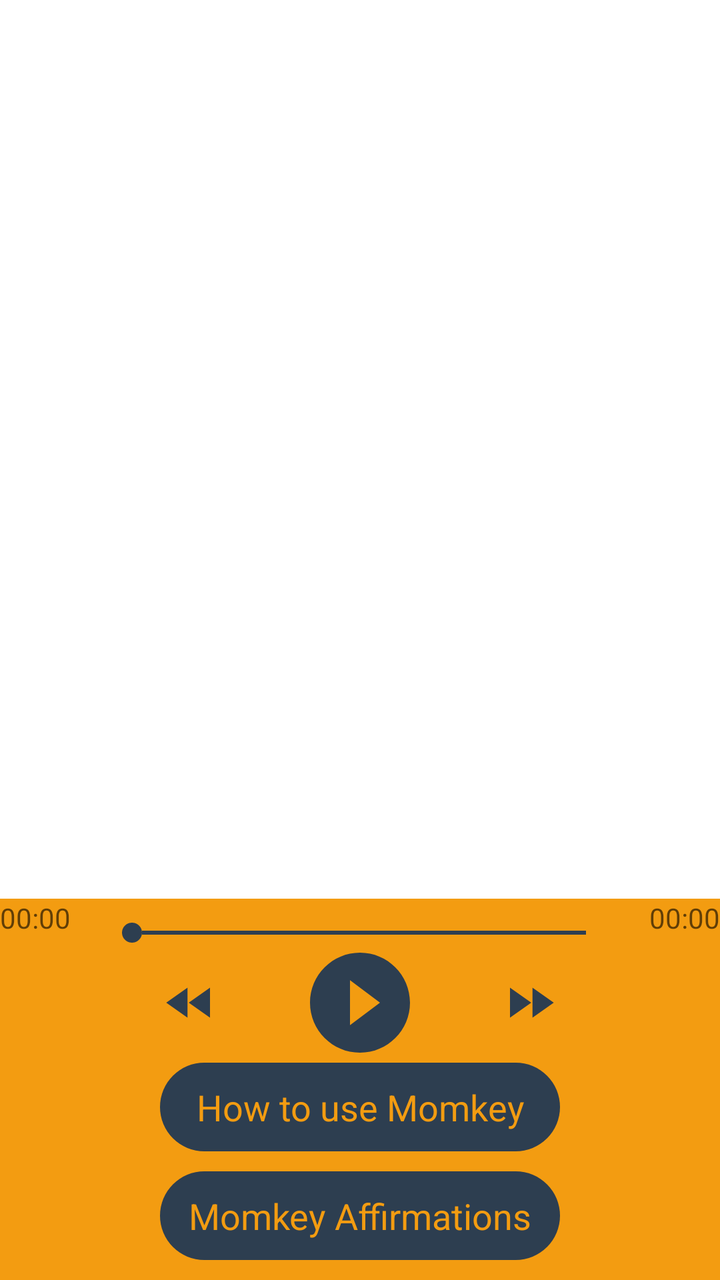
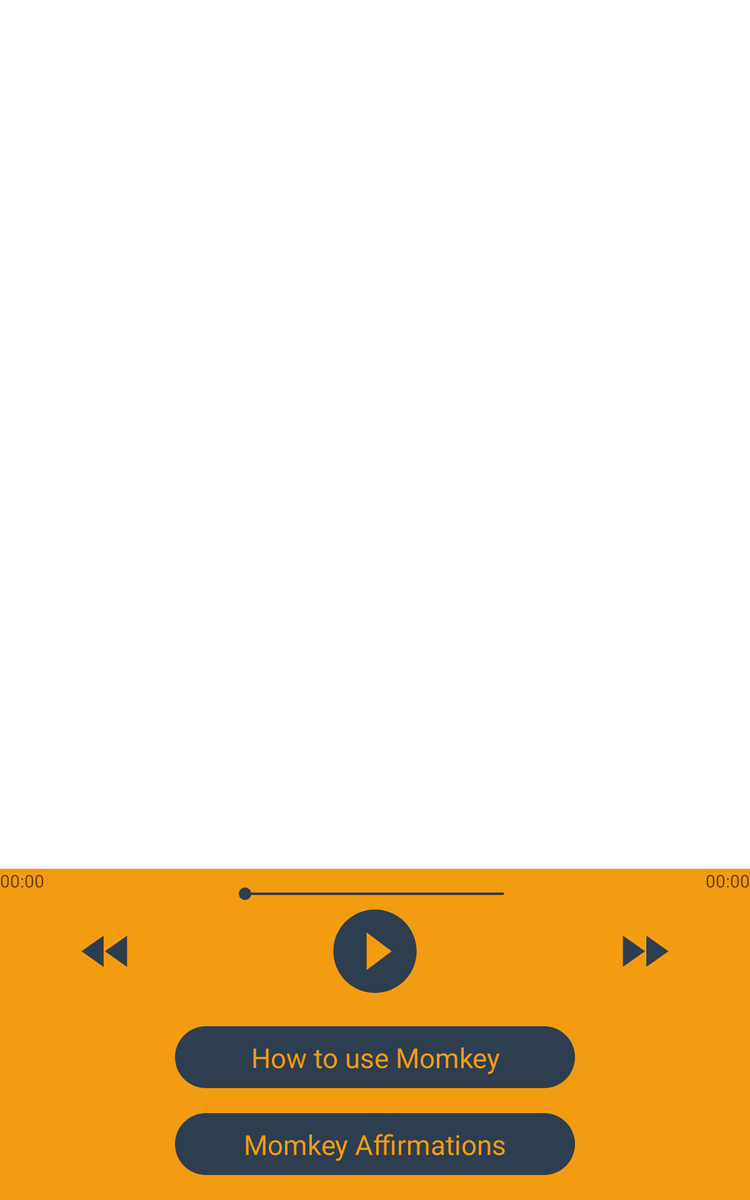

First picture: res/layout/ on a phone held upright. Second picture: the repository's own variant of that layout, on a device whose configuration matches the variant's folder. Source for both follows.
<!-- AndroidManifest.xml: application theme AppTheme -->
<!-- res/layout/listen_fragment.xml -->
<?xml version="1.0" encoding="utf-8"?>
<RelativeLayout xmlns:android="http://schemas.android.com/apk/res/android"
    android:orientation="vertical" android:layout_width="match_parent"
    android:background="#fff"
    android:layout_height="match_parent">

    <RelativeLayout
        android:id="@+id/control"
        android:layout_width="match_parent"
        android:layout_height="wrap_content"
        android:background="@color/main_color"

        android:layout_alignParentBottom="true"
      >

<SeekBar
    android:id="@+id/seekBarDuration"
    android:layout_width="@dimen/seekbar_width"
    android:layout_height="wrap_content"
    android:progressDrawable="@drawable/progress_drawable"
    android:thumb="@drawable/thumb_drawable"
    android:layout_marginTop="@dimen/seekbar_marginTop"
    android:layout_alignParentTop="true"
    android:layout_centerHorizontal="true" />

        <RelativeLayout
            android:layout_width="match_parent"
            android:layout_height="wrap_content"
            android:layout_below="@+id/seekBarDuration"
            android:id="@+id/relativeLayout">
            <Button
                android:id="@+id/buttonPlay"
                android:layout_width="@dimen/floating_button"
                android:layout_height="@dimen/floating_button"
                android:layout_centerHorizontal="true"
                android:background="@drawable/play"
                android:layout_centerVertical="true"
                />
            <Button
                android:id="@+id/buttonBack"
                android:layout_width="@dimen/button_music"
                android:layout_height="@dimen/button_music"
                android:background="@drawable/back"
                android:layout_marginStart="@dimen/control_music_margin"
                android:layout_alignTop="@+id/buttonPlay"
                android:layout_alignParentStart="true"
                android:layout_centerVertical="true"
                />

            <Button
                android:id="@+id/buttonNext"
                android:layout_width="@dimen/button_music"
                android:layout_height="@dimen/button_music"
                android:background="@drawable/next"
                android:layout_alignTop="@+id/buttonPlay"
                android:layout_alignParentEnd="true"
                android:layout_marginEnd="@dimen/control_music_margin"
                android:layout_centerVertical="true"
                />


        </RelativeLayout>



        <TextView
            android:layout_width="@dimen/button_width"
            android:layout_height="wrap_content"
            android:text="How to use Momkey"
            android:textSize="@dimen/sound_name"
            android:id="@+id/buttonHowYoUse"
            android:textColor="@color/main_color"
            android:background="@drawable/textviewshape"
            android:padding="@dimen/vutton_pading"
            android:textAlignment="center"
            android:layout_below="@+id/relativeLayout"
            android:layout_centerHorizontal="true"

            />

        <TextView
            android:layout_width="@dimen/button_width"
            android:layout_height="wrap_content"
            android:text="Momkey Affirmations"
            android:id="@+id/textViewAff"
            android:textSize="@dimen/sound_name"
            android:textColor="@color/main_color"
            android:background="@drawable/textviewshape"
            android:padding="@dimen/vutton_pading"
            android:textAlignment="center"
            android:layout_below="@+id/buttonHowYoUse"
            android:layout_alignLeft="@+id/buttonHowYoUse"
            android:layout_alignStart="@+id/buttonHowYoUse"
            android:layout_marginTop="@dimen/vutton_margin"
            android:layout_marginBottom="@dimen/vutton_margin"
            />

        <TextView
            android:layout_width="wrap_content"
            android:layout_height="wrap_content"
            android:hint="00:00"
            android:id="@+id/textViewStart"
            android:layout_alignParentTop="true"
            android:layout_alignParentStart="true" />


        <TextView
            android:layout_width="wrap_content"
            android:layout_height="wrap_content"
            android:hint="00:00"
            android:id="@+id/textViewTimeEnd"
            android:layout_alignParentTop="true"
            android:layout_alignParentEnd="true" />

    </RelativeLayout>

    <ListView
        android:id="@+id/listView"
        android:layout_width="match_parent"
        android:layout_height="match_parent"
        android:background="#fff"
        android:layout_marginLeft="@dimen/matgin_recording_bottom"
        android:layout_marginTop="@dimen/matgin_recording_bottom"
        android:layout_above="@+id/control" />

</RelativeLayout>
<!-- resources referenced by this layout -->
<resources>
  <color name="main_color">#f39c11 </color>
  <dimen name="button_music">30dp</dimen>
  <dimen name="button_width">200dp</dimen>
  <dimen name="control_music_margin">80dp</dimen>
  <dimen name="floating_button">60dp</dimen>
  <dimen name="matgin_recording_bottom">7dp</dimen>
  <dimen name="seekbar_marginTop">12dp</dimen>
  <dimen name="seekbar_width">260dp</dimen>
  <dimen name="sound_name">18dp</dimen>
  <dimen name="vutton_margin">10dp</dimen>
  <dimen name="vutton_pading">10dp</dimen>
  <!-- drawable back (drawable) -->
  <vector xmlns:android="http://schemas.android.com/apk/res/android"
          android:width="24dp"
          android:height="24dp"
          android:viewportWidth="24.0"
          android:viewportHeight="24.0">
      <path
          android:fillColor="@color/button_music"
          android:pathData="M11,18L11,6l-8.5,6 8.5,6zM11.5,12l8.5,6L20,6l-8.5,6z"/>
  </vector>
  <!-- drawable next (drawable) -->
  <vector xmlns:android="http://schemas.android.com/apk/res/android"
          android:width="24dp"
          android:height="24dp"
          android:viewportWidth="24.0"
          android:viewportHeight="24.0">
      <path
          android:fillColor="@color/button_music"
          android:pathData="M4,18l8.5,-6L4,6v12zM13,6v12l8.5,-6L13,6z"/>
  </vector>
  <!-- drawable play (drawable) -->
  <vector xmlns:android="http://schemas.android.com/apk/res/android"
          android:width="24dp"
          android:height="24dp"
          android:viewportWidth="24.0"
          android:viewportHeight="24.0">
      <path
          android:fillColor="@color/button_music"
          android:pathData="M12,2C6.48,2 2,6.48 2,12s4.48,10 10,10 10,-4.48 10,-10S17.52,2 12,2zM10,16.5v-9l6,4.5 -6,4.5z"/>
  </vector>
  <!-- drawable progress_drawable (drawable) -->
  <?xml version="1.0" encoding="UTF-8"?>
      <shape android:shape="line" xmlns:android="http://schemas.android.com/apk/res/android">
  
      <size android:height="1dp"/>
  
      <gradient android:startColor="@color/button_music" android:endColor="@color/button_music" android:centerColor="@color/button_music" android:angle="0"/>
  
      <corners android:radius="0dp"/>
  
      <stroke android:color="@color/button_music" android:width="2dp"/>
  
      <stroke android:color="@color/button_music" android:width="2dp"/>
  
  </shape>
  <!-- drawable textviewshape (drawable) -->
  <?xml version="1.0" encoding="utf-8"?>
  <layer-list xmlns:android="http://schemas.android.com/apk/res/android">
  
      <item android:id="@android:id/background">
          <shape>
              <corners android:radius="50dp" />
              <solid android:color="@color/button_music"/>
  
          </shape>
      </item>
  </layer-list>
  <!-- drawable thumb_drawable (drawable) -->
  <?xml version="1.0" encoding="UTF-8"?>
      <shape android:shape="oval" xmlns:android="http://schemas.android.com/apk/res/android">
  
      <gradient android:startColor="@color/button_music" android:endColor="@color/button_music" android:angle="270"/>
  
      <size android:width="10dp" android:height="10dp"/>
  
  </shape>
  <style name="AppTheme" parent="Theme.AppCompat.Light.NoActionBar">
          
          <item name="colorPrimary">@color/colorPrimary</item>
          <item name="colorPrimaryDark">@color/colorPrimaryDark</item>
          <item name="colorAccent">@color/colorAccent</item>
      </style>
  <color name="button_music">#2d3e50 </color>
  <color name="colorPrimary">#3F51B5</color>
  <color name="colorPrimaryDark">#303F9F</color>
  <color name="colorAccent">#FF4081</color>
</resources>
<!-- res/layout-sw600dp/listen_fragment.xml (the repository's variant of the layout above) -->
<!-- drawn on a 7-inch tablet held upright -->
<?xml version="1.0" encoding="utf-8"?>
<RelativeLayout xmlns:android="http://schemas.android.com/apk/res/android"
    android:orientation="vertical" android:layout_width="match_parent"
    android:background="#fff"
    android:layout_height="match_parent">
    <ListView
        android:id="@+id/listView"
        android:layout_width="match_parent"
        android:layout_height="match_parent"
        android:background="#fff"
        android:layout_marginLeft="@dimen/matgin_recording_bottom"
        android:layout_marginTop="@dimen/matgin_recording_bottom"
        android:layout_above="@+id/relativeLayout5"
        android:layout_alignParentTop="true"
        android:layout_alignParentRight="true"
        android:layout_alignParentEnd="true" />
    <RelativeLayout
        android:layout_width="match_parent"
        android:layout_height="wrap_content"
        android:background="@color/main_color"

        android:layout_alignParentBottom="true"
        android:layout_alignEnd="@+id/listView"
        android:id="@+id/relativeLayout5">

<SeekBar
    android:id="@+id/seekBarDuration"
    android:layout_width="@dimen/seekbar_width"
    android:layout_height="wrap_content"
    android:progressDrawable="@drawable/progress_drawable"
    android:thumb="@drawable/thumb_drawable"
    android:layout_marginTop="@dimen/seekbar_marginTop"
    android:layout_alignParentTop="true"
    android:layout_centerHorizontal="true" />

        <RelativeLayout
            android:layout_width="match_parent"
            android:layout_height="wrap_content"
            android:layout_below="@+id/seekBarDuration"
            android:layout_alignParentStart="true"
            android:id="@+id/relativeLayout">
            <Button
                android:id="@+id/buttonPlay"
                android:layout_width="@dimen/floating_button"
                android:layout_height="@dimen/floating_button"
                android:layout_centerHorizontal="true"
                android:background="@drawable/play"
                android:layout_centerVertical="true"
                />
            <Button
                android:id="@+id/buttonBack"
                android:layout_width="@dimen/button_music"
                android:layout_height="@dimen/button_music"
                android:background="@drawable/back"
                android:layout_marginStart="@dimen/control_music_margin"
                android:layout_alignTop="@+id/buttonPlay"
                android:layout_alignParentStart="true"
                android:layout_centerVertical="true"

                />

            <Button
                android:id="@+id/buttonNext"
                android:layout_width="@dimen/button_music"
                android:layout_height="@dimen/button_music"
                android:background="@drawable/next"
                android:layout_alignTop="@+id/buttonPlay"
                android:layout_alignParentEnd="true"
                android:layout_marginEnd="@dimen/control_music_margin"
                android:layout_centerVertical="true"

                />


        </RelativeLayout>



        <TextView
            android:layout_width="@dimen/button_width"
            android:layout_height="wrap_content"
            android:text="How to use Momkey"
            android:textSize="@dimen/sound_name"
            android:id="@+id/buttonHowYoUse"
            android:textColor="@color/main_color"
            android:background="@drawable/textviewshape"
            android:padding="@dimen/vutton_pading"
            android:textAlignment="center"
            android:layout_centerVertical="true"
            android:layout_centerHorizontal="true"
            android:layout_below="@id/relativeLayout"
            android:layout_marginTop="@dimen/vutton_margin"
            />

        <TextView
            android:layout_width="@dimen/button_width"
            android:layout_height="wrap_content"
            android:text="Momkey Affirmations"
            android:id="@+id/textViewAff"
            android:textSize="@dimen/sound_name"
            android:textColor="@color/main_color"
            android:background="@drawable/textviewshape"
            android:layout_below="@+id/buttonHowYoUse"
            android:layout_alignEnd="@+id/buttonHowYoUse"
            android:padding="@dimen/vutton_pading"
            android:layout_marginBottom="@dimen/vutton_margin"
            android:layout_marginTop="@dimen/vutton_margin"
            android:textAlignment="center"
            />

        <TextView
            android:layout_width="wrap_content"
            android:layout_height="wrap_content"
            android:hint="00:00"
            android:id="@+id/textViewStart"
            android:layout_alignParentTop="true"
            android:layout_alignParentStart="true" />


        <TextView
            android:layout_width="wrap_content"
            android:layout_height="wrap_content"
            android:hint="00:00"
            android:id="@+id/textViewTimeEnd"
            android:layout_alignParentTop="true"
            android:layout_alignParentEnd="true" />

    </RelativeLayout>



</RelativeLayout>
<!-- resources referenced by the variant -->
<!-- as a 7-inch tablet held upright resolves them -->
<resources>
  <color name="main_color">#f39c11 </color>
  <!-- from res/values-sw600dp/ -->
  <dimen name="button_music">50dp</dimen>
  <!-- from res/values-sw600dp/ -->
  <dimen name="button_width">320dp</dimen>
  <!-- from res/values-sw600dp/ -->
  <dimen name="control_music_margin">60dp</dimen>
  <!-- from res/values-sw600dp/ -->
  <dimen name="floating_button">80dp</dimen>
  <!-- from res/values-sw600dp/ -->
  <dimen name="matgin_recording_bottom">12dp</dimen>
  <!-- from res/values-sw600dp/ -->
  <dimen name="seekbar_marginTop">14dp</dimen>
  <!-- from res/values-sw600dp/ -->
  <dimen name="seekbar_width">240dp</dimen>
  <!-- from res/values-sw600dp/ -->
  <dimen name="sound_name">22dp</dimen>
  <!-- from res/values-sw600dp/ -->
  <dimen name="vutton_margin">20dp</dimen>
  <!-- from res/values-sw600dp/ -->
  <dimen name="vutton_pading">10dp</dimen>
  <!-- drawable back (drawable) -->
  <vector xmlns:android="http://schemas.android.com/apk/res/android"
          android:width="24dp"
          android:height="24dp"
          android:viewportWidth="24.0"
          android:viewportHeight="24.0">
      <path
          android:fillColor="@color/button_music"
          android:pathData="M11,18L11,6l-8.5,6 8.5,6zM11.5,12l8.5,6L20,6l-8.5,6z"/>
  </vector>
  <!-- drawable next (drawable) -->
  <vector xmlns:android="http://schemas.android.com/apk/res/android"
          android:width="24dp"
          android:height="24dp"
          android:viewportWidth="24.0"
          android:viewportHeight="24.0">
      <path
          android:fillColor="@color/button_music"
          android:pathData="M4,18l8.5,-6L4,6v12zM13,6v12l8.5,-6L13,6z"/>
  </vector>
  <!-- drawable play (drawable) -->
  <vector xmlns:android="http://schemas.android.com/apk/res/android"
          android:width="24dp"
          android:height="24dp"
          android:viewportWidth="24.0"
          android:viewportHeight="24.0">
      <path
          android:fillColor="@color/button_music"
          android:pathData="M12,2C6.48,2 2,6.48 2,12s4.48,10 10,10 10,-4.48 10,-10S17.52,2 12,2zM10,16.5v-9l6,4.5 -6,4.5z"/>
  </vector>
  <!-- drawable progress_drawable (drawable) -->
  <?xml version="1.0" encoding="UTF-8"?>
      <shape android:shape="line" xmlns:android="http://schemas.android.com/apk/res/android">
  
      <size android:height="1dp"/>
  
      <gradient android:startColor="@color/button_music" android:endColor="@color/button_music" android:centerColor="@color/button_music" android:angle="0"/>
  
      <corners android:radius="0dp"/>
  
      <stroke android:color="@color/button_music" android:width="2dp"/>
  
      <stroke android:color="@color/button_music" android:width="2dp"/>
  
  </shape>
  <!-- drawable textviewshape (drawable) -->
  <?xml version="1.0" encoding="utf-8"?>
  <layer-list xmlns:android="http://schemas.android.com/apk/res/android">
  
      <item android:id="@android:id/background">
          <shape>
              <corners android:radius="50dp" />
              <solid android:color="@color/button_music"/>
  
          </shape>
      </item>
  </layer-list>
  <!-- drawable thumb_drawable (drawable) -->
  <?xml version="1.0" encoding="UTF-8"?>
      <shape android:shape="oval" xmlns:android="http://schemas.android.com/apk/res/android">
  
      <gradient android:startColor="@color/button_music" android:endColor="@color/button_music" android:angle="270"/>
  
      <size android:width="10dp" android:height="10dp"/>
  
  </shape>
  <style name="AppTheme" parent="Theme.AppCompat.Light.NoActionBar">
          
          <item name="colorPrimary">@color/colorPrimary</item>
          <item name="colorPrimaryDark">@color/colorPrimaryDark</item>
          <item name="colorAccent">@color/colorAccent</item>
      </style>
  <color name="button_music">#2d3e50 </color>
  <color name="colorPrimary">#3F51B5</color>
  <color name="colorPrimaryDark">#303F9F</color>
  <color name="colorAccent">#FF4081</color>
</resources>
